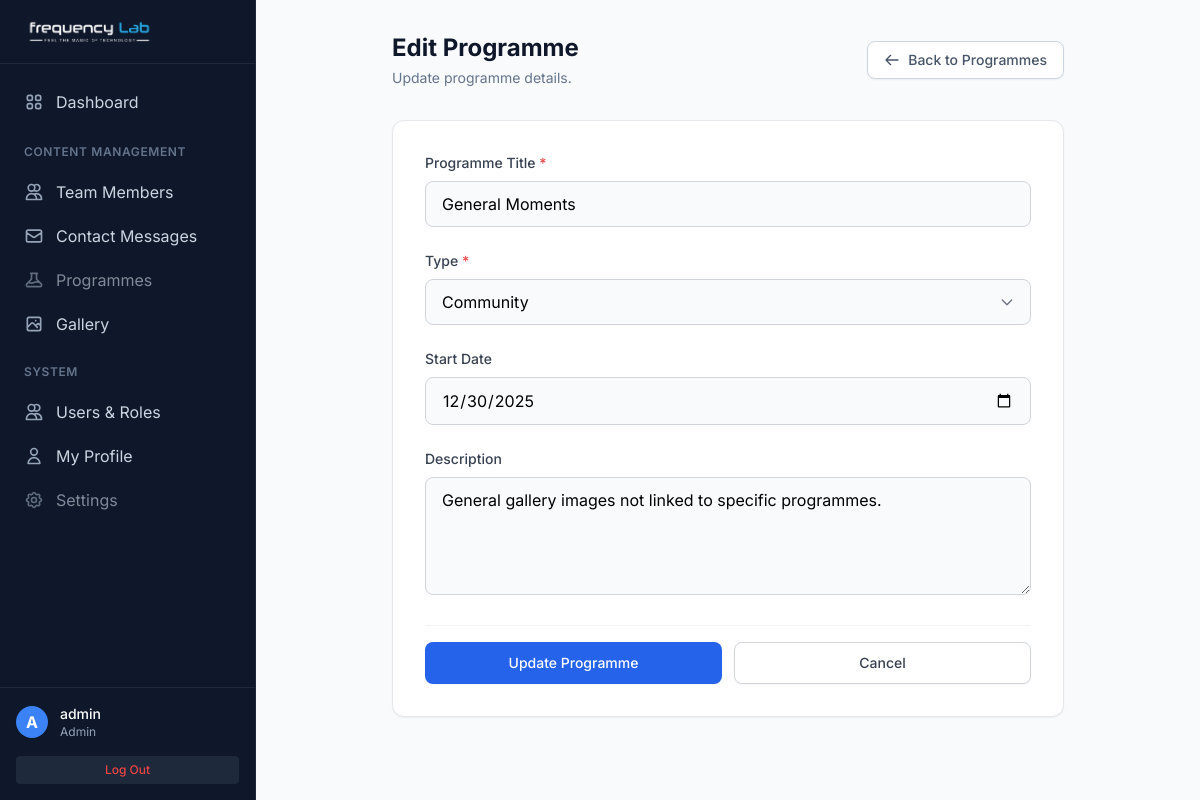
/admin/programme_form.php?id=1 (signed in), run on the app's committed database.
### tables this page shows
CREATE TABLE IF NOT EXISTS `programmes` (
  `id` int(11) NOT NULL AUTO_INCREMENT,
  `title` varchar(100) NOT NULL,
  `type` enum('workshop','competition','event','community') NOT NULL DEFAULT 'event',
  `description` text,
  `start_date` date DEFAULT NULL,
  `cover_image` varchar(255) DEFAULT NULL,
  `created_at` timestamp NOT NULL DEFAULT CURRENT_TIMESTAMP,
  PRIMARY KEY (`id`)
);

### admin/programme_form.php (the view, shortened to what this page needs)
<?php
require_once '../includes/auth.php';
$is_edit = false;
$title = '';
$type = 'event';
$description = '';
$start_date = '';
if (isset($_GET['id'])) {
    $is_edit = true;
    $id = $_GET['id'];
    $stmt = $pdo->prepare("SELECT * FROM programmes WHERE id = ?");
    $stmt->execute([$id]);
    $prog = $stmt->fetch(PDO::FETCH_ASSOC);
    $title = $prog['title'];
    $type = $prog['type'];
    $description = $prog['description'];
    $start_date = $prog['start_date'];
}
?>
<!DOCTYPE html>
<html lang="en">
<head>
    <script src="https://cdn.tailwindcss.com"></script>
</head>
<body class="bg-slate-50 min-h-screen">
<div class="flex h-screen overflow-hidden">
    <?php include 'includes/sidebar.php'; ?>
    <div class="flex-1 flex flex-col overflow-hidden">
        <main class="flex-1 overflow-x-hidden overflow-y-auto bg-slate-50 p-4 md:p-8">
            <div class="max-w-2xl mx-auto">
                <div class="flex flex-col sm:flex-row items-start sm:items-center justify-between mb-8 gap-4">
                    <div>
                        <h1 class="text-2xl font-bold text-slate-900"><?php echo $is_edit ? 'Edit Programme' : 'Add New Programme'; ?></h1>
                        <p class="text-sm text-slate-500 mt-1">
                            <?php echo $is_edit ? 'Update programme details.' : 'Create a new programme.'; ?>
                        </p>
                    </div>
                    <a href="programmes.php" class="inline-flex items-center text-sm font-medium text-slate-600 hover:text-slate-900 bg-white border border-slate-300 px-4 py-2 rounded-lg hover:bg-slate-50 transition-colors shadow-sm">
                        <svg class="w-4 h-4 mr-2" fill="none" stroke="currentColor" viewBox="0 0 24 24"><path stroke-linecap="round" stroke-linejoin="round" stroke-width="2" d="M10 19l-7-7m0 0l7-7m-7 7h18"/></svg>
                        Back to Programmes
                    </a>
                </div>
                <form method="POST" class="bg-white rounded-xl shadow-sm border border-gray-200 p-6 md:p-8 space-y-6">
                    <div>
                        <label class="block text-sm font-medium text-gray-700 mb-2">Programme Title <span class="text-red-500">*</span></label>
                        <input type="text" name="title" value="<?php echo htmlspecialchars($title); ?>" required
                               class="w-full px-4 py-2.5 bg-gray-50 border border-gray-300 rounded-lg focus:bg-white focus:ring-2 focus:ring-blue-500 focus:border-blue-500 outline-none transition-all"
                               placeholder="e.g. Annual Tech Fest">
                    </div>
                    <div>
                        <label class="block text-sm font-medium text-gray-700 mb-2">Type <span class="text-red-500">*</span></label>
                        <div class="relative">
                            <select name="type" class="w-full px-4 py-2.5 bg-gray-50 border border-gray-300 rounded-lg focus:bg-white focus:ring-2 focus:ring-blue-500 focus:border-blue-500 outline-none appearance-none transition-all">
                                <option value="community" <?php if ($type == 'community') echo 'selected'; ?>>Community</option>
                            </select>
                            <div class="pointer-events-none absolute inset-y-0 right-0 flex items-center px-4 text-gray-500">
                            </div>
                        </div>
                    </div>
                    <div>
                        <label class="block text-sm font-medium text-gray-700 mb-2">Start Date</label>
                        <input type="date" name="start_date" value="<?php echo htmlspecialchars($start_date ?? ''); ?>"
                               class="w-full px-4 py-2.5 bg-gray-50 border border-gray-300 rounded-lg focus:bg-white focus:ring-2 focus:ring-blue-500 focus:border-blue-500 outline-none transition-all">
                    </div>
                    <div>
                        <label class="block text-sm font-medium text-gray-700 mb-2">Description</label>
                        <textarea name="description" rows="4"
                                  class="w-full px-4 py-2.5 bg-gray-50 border border-gray-300 rounded-lg focus:bg-white focus:ring-2 focus:ring-blue-500 focus:border-blue-500 outline-none transition-all"
                                  placeholder="Brief description of the programme..."><?php echo htmlspecialchars($description); ?></textarea>
                    </div>
                    <div class="pt-4 border-t border-gray-100 flex flex-col sm:flex-row gap-3">
                         <button type="submit" class="flex-1 flex justify-center py-2.5 px-4 border border-transparent rounded-lg shadow-sm text-sm font-medium text-white bg-blue-600 hover:bg-blue-700 focus:outline-none focus:ring-2 focus:ring-offset-2 focus:ring-blue-500 transition-all">
                            <?php echo $is_edit ? 'Update Programme' : 'Create Programme'; ?>
                        </button>
                        <a href="programmes.php" class="flex-1 flex justify-center py-2.5 px-4 border border-gray-300 rounded-lg shadow-sm text-sm font-medium text-gray-700 bg-white hover:bg-gray-50 focus:outline-none transition-all">
                            Cancel
                        </a>
                    </div>
                </form>
            </div>
        </main>
    </div>
</div>
</body>
</html>

### admin/programme_form.php (style rules this page uses)
body { font-family: 'Inter', sans-serif; }

### data on the page
programmes: title "General Moments", type "Community", start_date "12/30/2025", description "General gallery images not linked to specific programmes."

### other printed values
substr($_SESSION['username'] ?? 'U', 0, 1) "A"
$_SESSION['username'] "admin"
$_SESSION['role'] "Admin"
